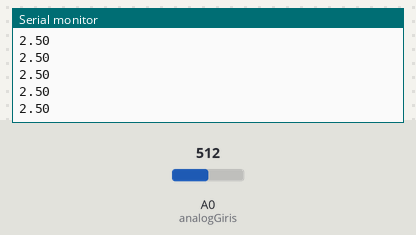
This sketch was run on a simulated Arduino Uno, built with avr-gcc and run on an emulated ATmega328P. On the bench: the last lines printed to the serial monitor. The inputs (shaded band) are chosen by the test bench; at power-on: A0 (analogGiris) = 512.

Above: at 1.2 s.
1.3 s: A0 (analogGiris) set to 716
At 2.3 s:
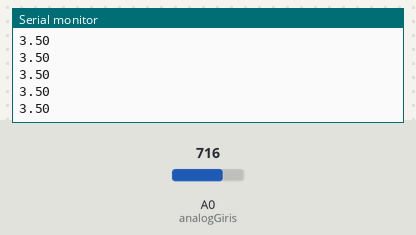
2.8 s: A0 (analogGiris) set to 900
At 3.9 s:
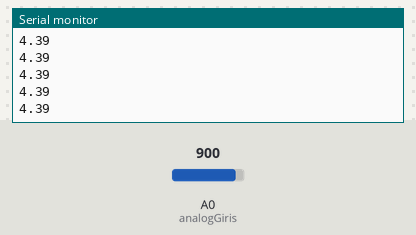
Timing chart, 0 to 5.8 s (numbered marks = the images above; inputs shaded):
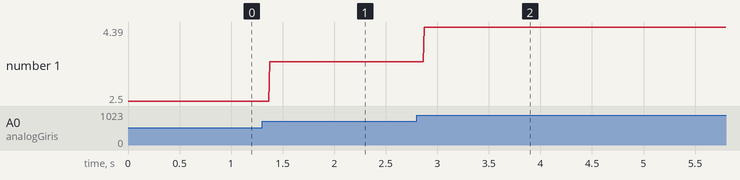

The sketch:

analog_ortalama.ino
```cpp
const int analogGiris = A0;
const unsigned long orneklemeSayisi = 10000;
float ortalama;
int i;
void setup() {
  Serial.begin(9600);
  //analogReference(INTERNAL);
}

void loop() {

/*
  for (i=0; i<orneklemeSayisi; i++)
    ortalama += analogRead(analogGiris);

  ortalama /= (float) orneklemeSayisi;
*/

Serial.println((analogRead(analogGiris)*5/1024.0));

}
```

Measured:
- after the input at 1.3 s, the serial monitor: prints a new line after 0.07 s (image 1)
- after the input at 2.8 s, the serial monitor: prints a new line after 0.07 s (image 2)
- plotted number 1: 2.5 → 3.5 after the input at 1.3 s, 3.5 → 4.39 after the input at 2.8 s
